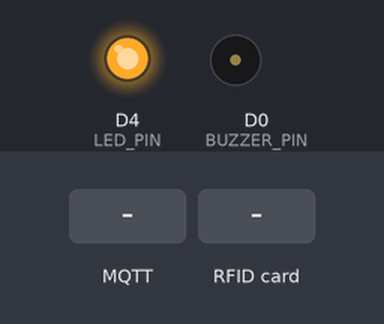
Recording of a sketch running on a simulated ESP8266 (NodeMCU). Shown: output pins drawn as LEDs (lit = HIGH), buzzer (waves = sounding, pin HIGH). The inputs (shaded band) are chosen by the test bench. WiFi joins after 1.5 s; servers stay silent unless stated; no MQTT or app messages arrive unless stated; pins used as bus, display or sensor lines are not drawn; what the sketch prints to the serial monitor is not drawn.

Above: at 3.3 s.
3.4 s: MQTT message "1" arrives on the first subscribed topic
At 3.56 s:
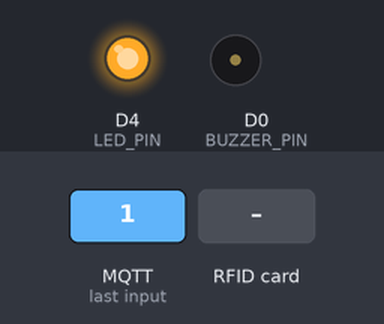
5.2 s: RFID card 5E 7A 19 C4 held to the reader
At 5.6 s:
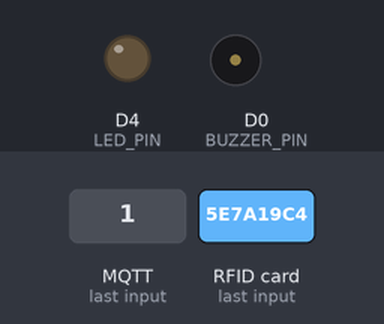
Timing chart, 0 to 8.2 s (numbered marks = the images above; inputs shaded):
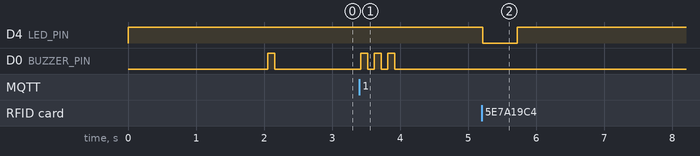

Measured:
- after the input at 3.4 s, D0 (BUZZER_PIN): alternates HIGH for 0.10 s and LOW for 0.10 s, 6 changes in all, then stays LOW, starting at once
- after the input at 5.2 s, D4 (LED_PIN): HIGH → LOW at once, → HIGH 0.51 s later

The sketch:

canteen_station.ino
```cpp
// ============================================
// Student Management System - CANTEEN (VENDOR)
// ESP8266 + RFID-RC522
// ============================================
// Student taps NFC card to pay at canteen.
// Publishes to MQTT topic: school/nfc/pos
// Subscribes to response for payment confirmation.

#include <ESP8266WiFi.h>
#include <PubSubClient.h>
#include <SPI.h>
#include <MFRC522.h>
#include <ArduinoJson.h>

// ---- CONFIGURATION ----
const char* WIFI_SSID     = "YourWiFiName";
const char* WIFI_PASSWORD = "YourWiFiPassword";
const char* MQTT_SERVER   = "192.168.1.100";
const int   MQTT_PORT     = 1883;
const char* DEVICE_ID     = "canteen-esp-01";
const char* TAP_POINT     = "pos";
const int   VENDOR_ID     = 6;  // Vendor user ID from database
const float PAYMENT_AMOUNT = 0.500;  // Default payment amount in OMR

#define SS_PIN   15
#define RST_PIN  5
#define LED_PIN  2
#define BUZZER_PIN 16  // D0 (GPIO16) - optional buzzer

MFRC522 rfid(SS_PIN, RST_PIN);
WiFiClient espClient;
PubSubClient mqtt(espClient);

unsigned long lastTapTime = 0;
const unsigned long TAP_COOLDOWN = 5000;

bool initRFID() {
  digitalWrite(RST_PIN, LOW);
  delay(50);
  digitalWrite(RST_PIN, HIGH);
  delay(50);

  rfid.PCD_Init();
  delay(100);
  rfid.PCD_AntennaOn();
  delay(50);

  byte v = rfid.PCD_ReadRegister(rfid.VersionReg);
  Serial.print("RFID firmware version: 0x");
  Serial.println(v, HEX);

  if (v == 0x00 || v == 0xFF) {
    Serial.println("ERROR: Cannot communicate with RC522!");
    Serial.println("Check wiring: SDA->D8, SCK->D5, MOSI->D7, MISO->D6, RST->D1, 3.3V, GND");
    return false;
  }

  rfid.PCD_WriteRegister(rfid.RFCfgReg, (rfid.PCD_ReadRegister(rfid.RFCfgReg) & ~0x70) | 0x70);
  rfid.PCD_SetAntennaGain(rfid.RxGain_max);
  Serial.println("Antenna gain set to MAX");
  return true;
}

void setup() {
  Serial.begin(115200);
  Serial.println("\n=== Canteen Station Starting ===");

  pinMode(LED_PIN, OUTPUT);
  pinMode(BUZZER_PIN, OUTPUT);
  pinMode(RST_PIN, OUTPUT);
  digitalWrite(LED_PIN, HIGH);
  digitalWrite(BUZZER_PIN, LOW);
  digitalWrite(RST_PIN, LOW);

  SPI.begin();
  delay(200);

  bool rfidOk = false;
  for (int attempt = 1; attempt <= 3; attempt++) {
    Serial.print("RFID init attempt ");
    Serial.println(attempt);
    if (initRFID()) {
      rfidOk = true;
      break;
    }
    delay(500);
  }

  if (!rfidOk) {
    Serial.println("RFID FAILED after 3 attempts! Check wiring!");
  } else {
    Serial.println("RFID reader initialized OK");
  }

  connectWiFi();

  mqtt.setServer(MQTT_SERVER, MQTT_PORT);
  mqtt.setCallback(mqttCallback);
  connectMQTT();

  digitalWrite(BUZZER_PIN, HIGH);
  delay(100);
  digitalWrite(BUZZER_PIN, LOW);

  Serial.println("Canteen station ready!");
  Serial.print("Payment amount: ");
  Serial.print(PAYMENT_AMOUNT, 3);
  Serial.println(" OMR");
}

void loop() {
  if (!mqtt.connected()) {
    connectMQTT();
  }
  mqtt.loop();

  if (!rfid.PICC_IsNewCardPresent() || !rfid.PICC_ReadCardSerial()) {
    return;
  }

  unsigned long now = millis();
  if (now - lastTapTime < TAP_COOLDOWN) {
    rfid.PICC_HaltA();
    rfid.PCD_StopCrypto1();
    return;
  }
  lastTapTime = now;

  String uid = "";
  for (byte i = 0; i < rfid.uid.size; i++) {
    if (rfid.uid.uidByte[i] < 0x10) uid += "0";
    uid += String(rfid.uid.uidByte[i], HEX);
  }
  uid.toUpperCase();

  Serial.print("Payment tap: ");
  Serial.println(uid);

  // LED on
  digitalWrite(LED_PIN, LOW);

  StaticJsonDocument<256> doc;
  doc["uid"] = uid;
  doc["device_id"] = DEVICE_ID;
  doc["tap_point"] = TAP_POINT;
  doc["vendor_id"] = VENDOR_ID;
  doc["amount"] = PAYMENT_AMOUNT;
  doc["item_name"] = "Canteen Purchase";

  char payload[256];
  serializeJson(doc, payload);
  mqtt.publish("school/nfc/pos", payload);

  Serial.print("Payment request sent: ");
  Serial.println(payload);

  delay(500);
  digitalWrite(LED_PIN, HIGH);

  rfid.PICC_HaltA();
  rfid.PCD_StopCrypto1();
}

void connectWiFi() {
  Serial.print("Connecting to WiFi");
  WiFi.begin(WIFI_SSID, WIFI_PASSWORD);
  int attempts = 0;
  while (WiFi.status() != WL_CONNECTED && attempts < 30) {
    delay(500);
    Serial.print(".");
    attempts++;
  }
  if (WiFi.status() == WL_CONNECTED) {
    Serial.println("\nWiFi connected! IP: " + WiFi.localIP().toString());
  } else {
    Serial.println("\nWiFi FAILED! Restarting...");
    delay(5000);
    ESP.restart();
  }
}

void connectMQTT() {
  while (!mqtt.connected()) {
    Serial.print("Connecting to MQTT...");
    if (mqtt.connect(DEVICE_ID)) {
      Serial.println("connected!");
      mqtt.subscribe("school/response/pos");
    } else {
      Serial.print("failed, rc=");
      Serial.println(mqtt.state());
      delay(2000);
    }
  }
}

void mqttCallback(char* topic, byte* payload, unsigned int length) {
  String message = "";
  for (unsigned int i = 0; i < length; i++) {
    message += (char)payload[i];
  }

  Serial.print("Payment response: ");
  Serial.println(message);

  StaticJsonDocument<256> doc;
  if (deserializeJson(doc, message) == DeserializationError::Ok) {
    const char* status = doc["status"] | "unknown";
    const char* studentName = doc["student_name"] | "";
    float balance = doc["balance"] | 0.0;

    if (String(status) == "success") {
      // Success beep
      digitalWrite(BUZZER_PIN, HIGH);
      delay(200);
      digitalWrite(BUZZER_PIN, LOW);
      Serial.print("Payment OK! ");
      Serial.print(studentName);
      Serial.print(" Balance: ");
      Serial.println(balance, 3);
    } else {
      // Error beeps
      for (int i = 0; i < 3; i++) {
        digitalWrite(BUZZER_PIN, HIGH);
        delay(100);
        digitalWrite(BUZZER_PIN, LOW);
        delay(100);
      }
      const char* error = doc["error"] | "Payment failed";
      Serial.print("Payment FAILED: ");
      Serial.println(error);
    }
  }
}
```
